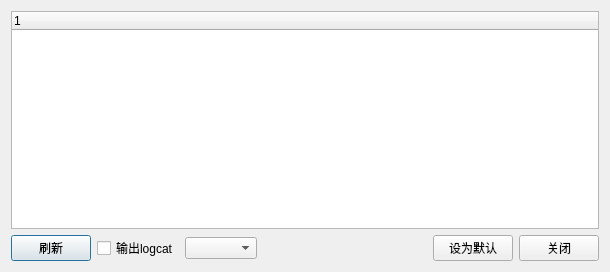
<?xml version="1.0" encoding="UTF-8"?>
<ui version="4.0">
 <class>MainWindow</class>
 <widget class="QDialog" name="MainWindow">
  <property name="geometry">
   <rect>
    <x>0</x>
    <y>0</y>
    <width>610</width>
    <height>272</height>
   </rect>
  </property>
  <property name="windowTitle">
   <string>设备列表</string>
  </property>
  <layout class="QVBoxLayout" name="verticalLayout">
   <item>
    <widget class="QTreeWidget" name="devlist">
     <property name="whatsThis">
      <string>联机的设备列表</string>
     </property>
     <attribute name="headerVisible">
      <bool>true</bool>
     </attribute>
     <column>
      <property name="text">
       <string notr="true">1</string>
      </property>
     </column>
    </widget>
   </item>
   <item>
    <layout class="QHBoxLayout" name="horizontalLayout" stretch="0,0,0,1,0,0">
     <item>
      <widget class="QPushButton" name="btnref">
       <property name="whatsThis">
        <string>刷新设备列表</string>
       </property>
       <property name="text">
        <string>刷新</string>
       </property>
      </widget>
     </item>
     <item>
      <widget class="QCheckBox" name="chklogcat">
       <property name="whatsThis">
        <string>是否输出logcat</string>
       </property>
       <property name="text">
        <string>输出logcat</string>
       </property>
      </widget>
     </item>
     <item>
      <widget class="QComboBox" name="cbbloglvl">
       <property name="whatsThis">
        <string>选择输出logcat的等级</string>
       </property>
      </widget>
     </item>
     <item>
      <widget class="QWidget" name="widget" native="true"/>
     </item>
     <item>
      <widget class="QPushButton" name="btndef">
       <property name="whatsThis">
        <string>设置为默认调试设备</string>
       </property>
       <property name="text">
        <string>设为默认</string>
       </property>
      </widget>
     </item>
     <item>
      <widget class="QPushButton" name="btnclose">
       <property name="text">
        <string>关闭</string>
       </property>
      </widget>
     </item>
    </layout>
   </item>
  </layout>
 </widget>
 <resources/>
 <connections/>
</ui>
